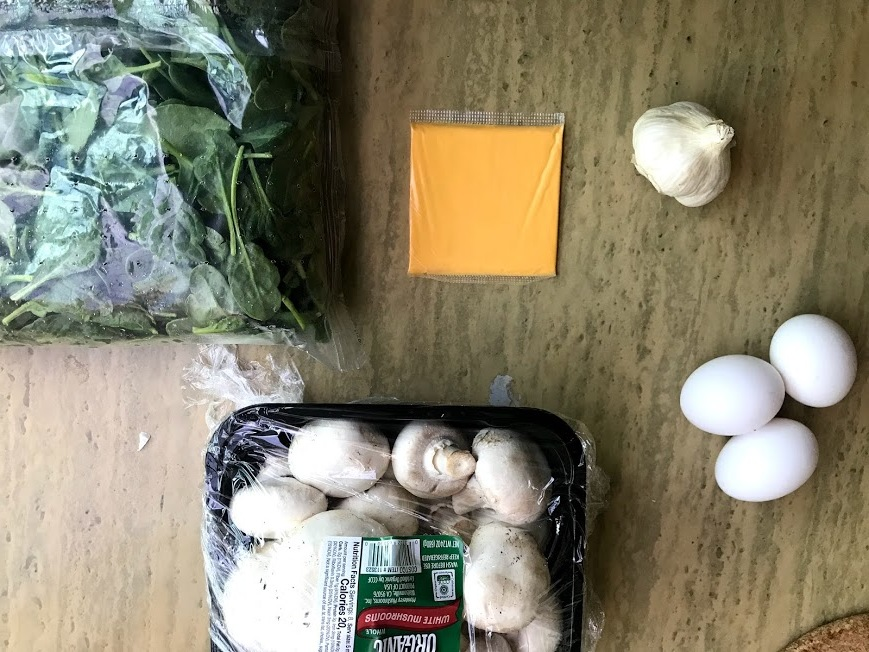
#> input picture notebooks/sample_images/example1.jpg, 869 x 652 px
$ python -i dataloader.py   (imports and definitions only)
#> lines starting #> are read from the running program, lines starting #| are printed output that depends on the picture
# This module is used to provide an easy way to return images
# in mini-batches. There are also functions to transform each
# image to make train-time augmentation easy.

import cv2

import numpy as np


# Define some data transformations
# Note: Only used cv2 here, but for other augmentations look here:
# http://www.scipy-lectures.org/advanced/image_processing/

# [13 lines left out: function apply_blur, not called in this run]


def apply_hue_add(image, min_add=0, max_add=10):
    """Returns an image with random hue add.
    image     (numpy.ndarray): Image in the form of 3d array to apply noise to.

    min_add          (int): Minimum amount of add
    max_add          (int): Maximum amount of add.
    """
#> called with min_add = 0, max_add = 10

    image = cv2.cvtColor(image, cv2.COLOR_RGB2HSV)
#> image: shape (652, 869, 3); mean H, S, V 39.6, 80.2, 141.9
    image[:, :, 0] += \
        np.uint8(np.random.random() * (max_add - min_add)) + min_add
#> image: shape (652, 869, 3); mean H, S, V 44.6, 80.2, 141.9

    return cv2.cvtColor(image, cv2.COLOR_HSV2RGB)
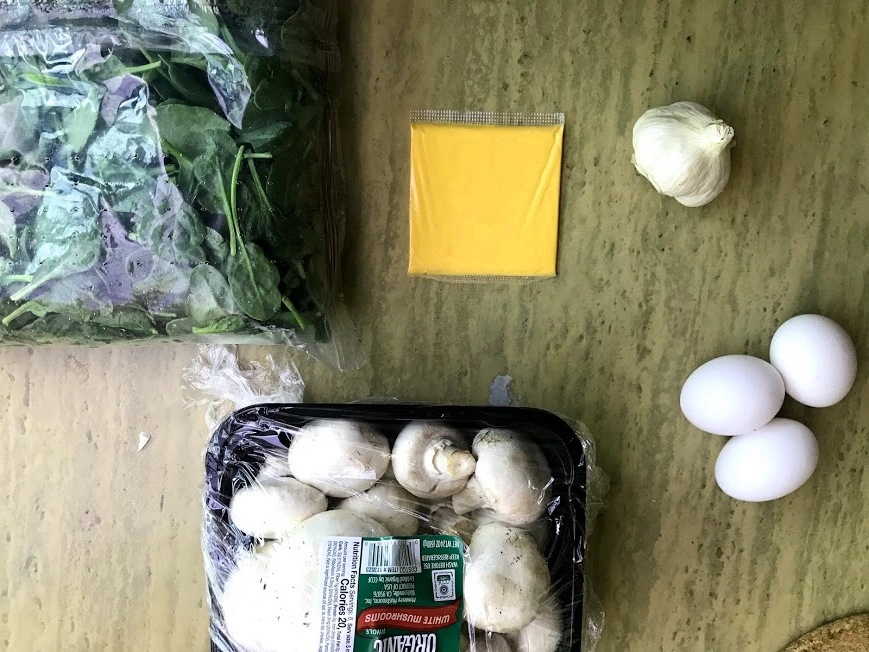
#> returned value: shape (652, 869, 3); mean R, G, B 135.3, 134.4, 109.4


def apply_saturation(image, min_scale=0.8, max_scale=1.2):
    """Returns an image with random hue scale.
    image     (numpy.ndarray): Image in the form of 3d array to apply noise to.

    min_scale          (int): Minimum scale amount
    max_scale          (int): Maximum scale amount.
    """
#> called with min_scale = 0.8, max_scale = 1.2
    image = cv2.cvtColor(image, cv2.COLOR_RGB2HSV)
#> image: shape (652, 869, 3); mean H, S, V 43.5, 81.5, 141.9

    scale = np.random.random() * (max_scale - min_scale) + min_scale
    new_saturation = image[:, :, 1] * scale
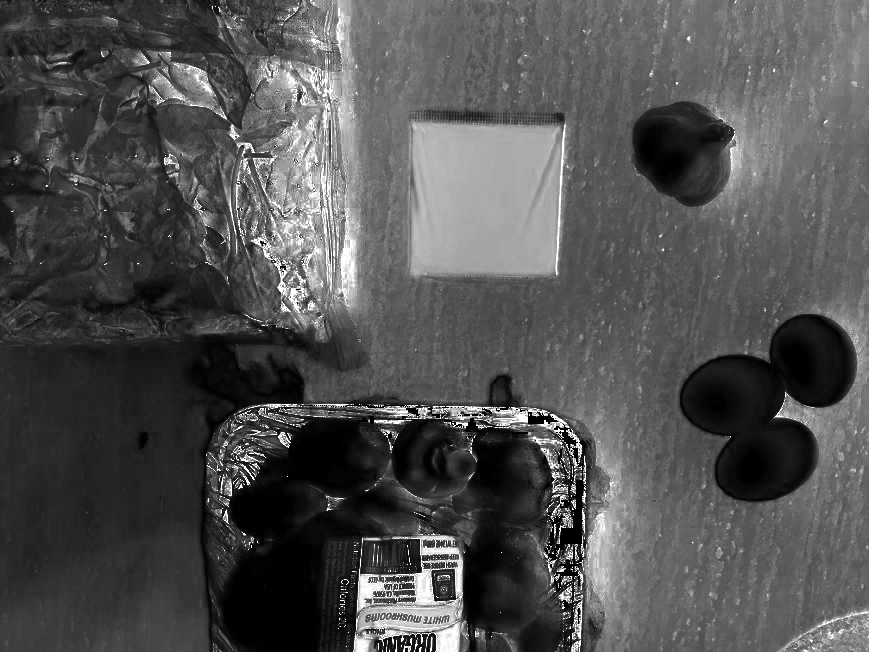
#> new_saturation: shape (652, 869) float64; min 0, max 276.9, mean 88.6; drawn with min black and max white
    image[:, :, 1] = np.clip(new_saturation, 0, 255).astype('uint8')
#> image: shape (652, 869, 3); mean H, S, V 43.5, 87.8, 141.9

    return cv2.cvtColor(image, cv2.COLOR_HSV2RGB)


def apply_brightness(image, min_add=0, max_add=120):
    """Returns an image with random brightness add.
    image     (numpy.ndarray): Image in the form of 3d array to apply noise to.

    min_add          (int): Minimum amount of add
    max_add          (int): Maximum amount of add.
    """
#> called with min_add = 0, max_add = 100

    image = cv2.cvtColor(image, cv2.COLOR_RGB2HSV)
#> image: shape (652, 869, 3); mean H, S, V 43.5, 89.3, 141.9
    new_value = \
        image[:, :, 2] + np.random.random() * (max_add - min_add) + min_add
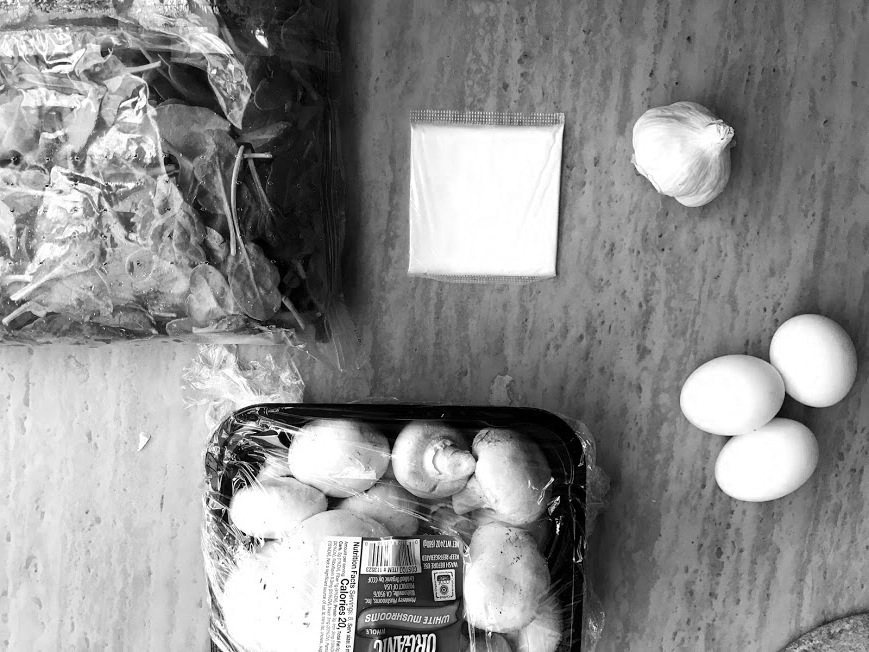
#> new_value: shape (652, 869) float64; min 60.28, max 315.3, mean 202.2; drawn with min black and max white

    image[:, :, 2] = np.clip(new_value, 0, 255).astype('uint8')
#> image: shape (652, 869, 3); mean H, S, V 43.5, 89.3, 192.2

    return cv2.cvtColor(image, cv2.COLOR_HSV2RGB)
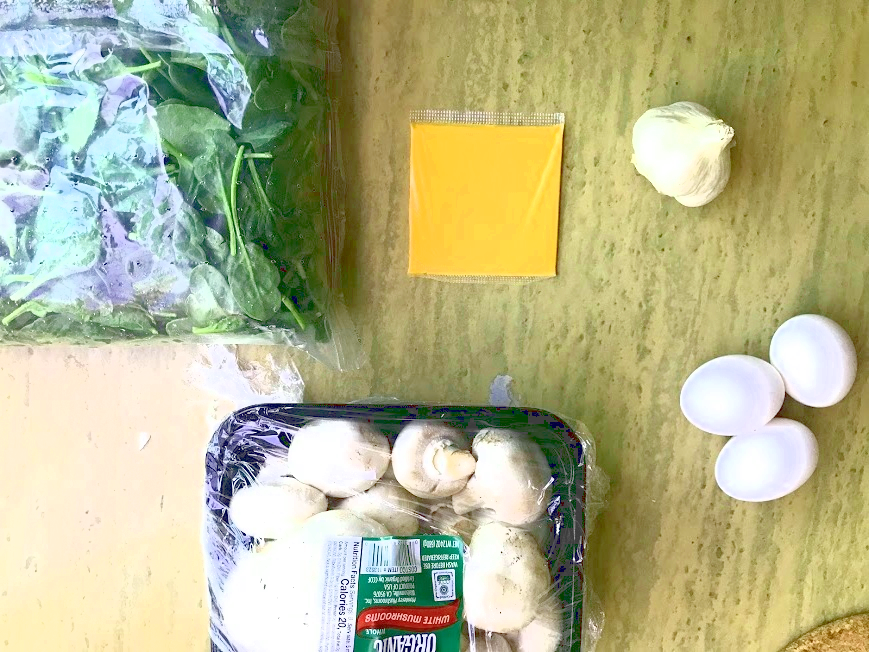
#> returned value: shape (652, 869, 3); mean R, G, B 180.2, 180.6, 140.1


# [139 lines left out: functions apply_sp_noise, apply_gauss_noise, apply_random_rotate, apply_random_translate, apply_random_crop_resize, apply_shear, not called in this run]


def apply_color_jitter(image, hue_range=[0, 10],
                       saturation_range=[0.8, 1.2],
                       brightness_range=[0, 100]):
    """ Returns an image with random color jitter.
    image              (numpy.ndarray): Image in the form of 3d array to be
    transformed.

    hue_range             ([int, int]): Range [min, max] to add to hue.
    saturation_range  ([float, float]): Range [min, max] to scale saturation.
    brightness_range      ([int, int]): Range [min, max] to add to brightness.
    """
    image = apply_hue_add(image, *hue_range)
    image = apply_saturation(image, *saturation_range)
    image = apply_brightness(image, *brightness_range)

    return image


# [19 lines left out: function apply_affine, not called in this run]


class DataLoader():
    # [74 lines left out: functions __init__, get_data, not called in this run]

>>> import cv2
>>> picture = cv2.cvtColor(cv2.imread('../notebooks/sample_images/example1.jpg'), cv2.COLOR_BGR2RGB)
>>> result = apply_color_jitter(picture)

$ run again, on notebooks/sample_images/example3.jpg
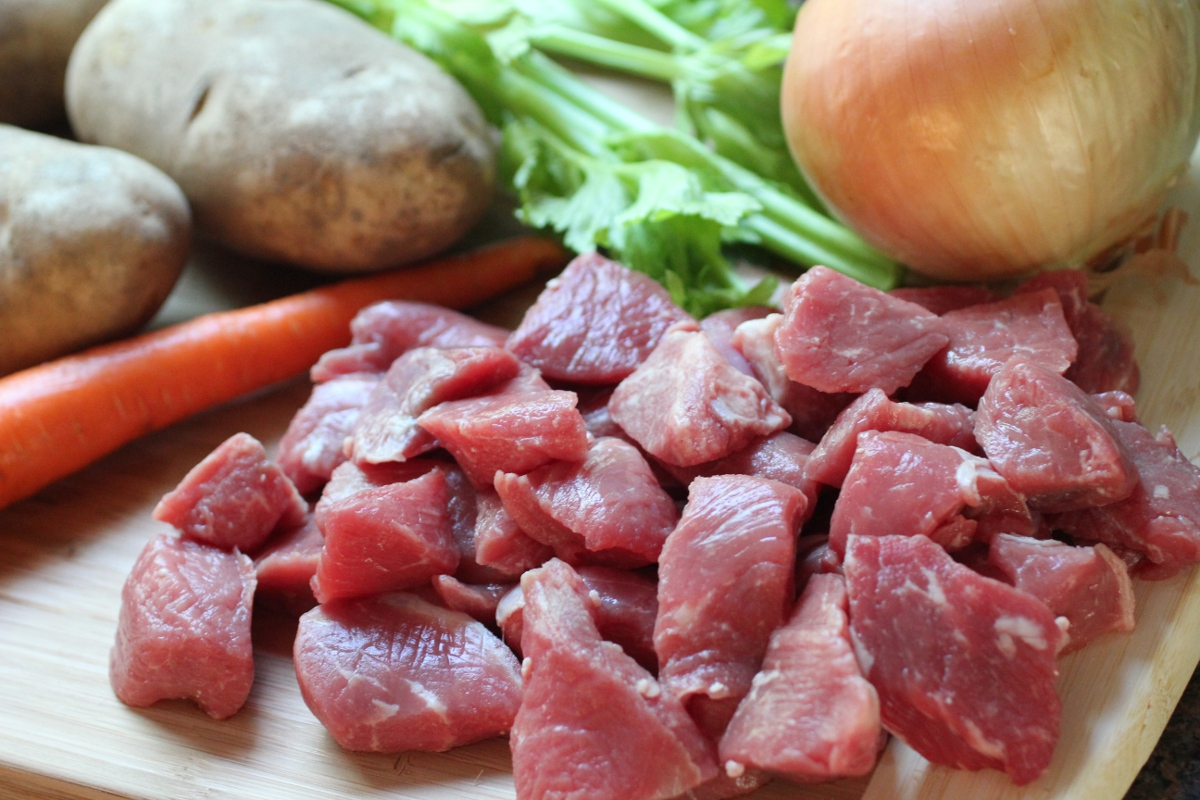
#> input picture notebooks/sample_images/example3.jpg, 1200 x 800 px
#> in apply_brightness, `new_value = \ image[:, :, 2] + np.random.random() * (max_add - min_add..`:
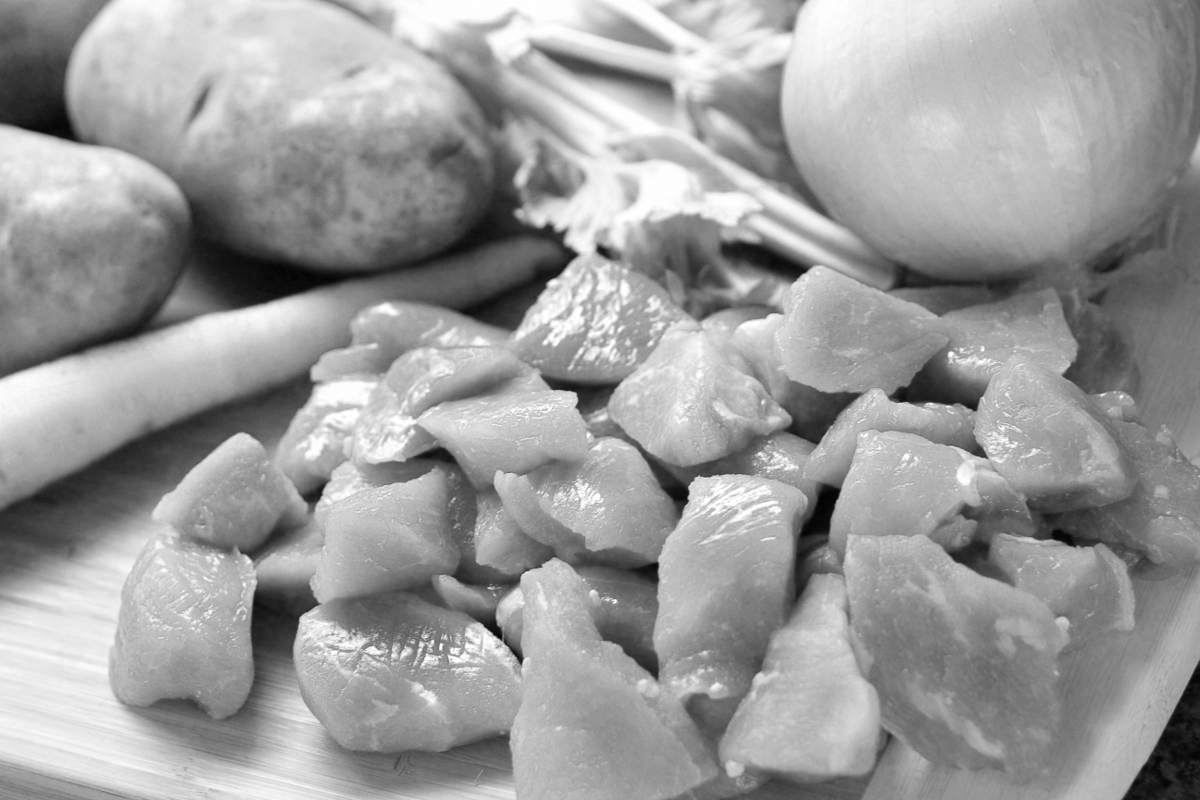
#> new_value: shape (800, 1200) float64; min 69.28, max 315.3, mean 220.3; drawn with min black and max white
#> in apply_brightness, `return cv2.cvtColor(image, cv2.COLOR_HSV2RGB)`:
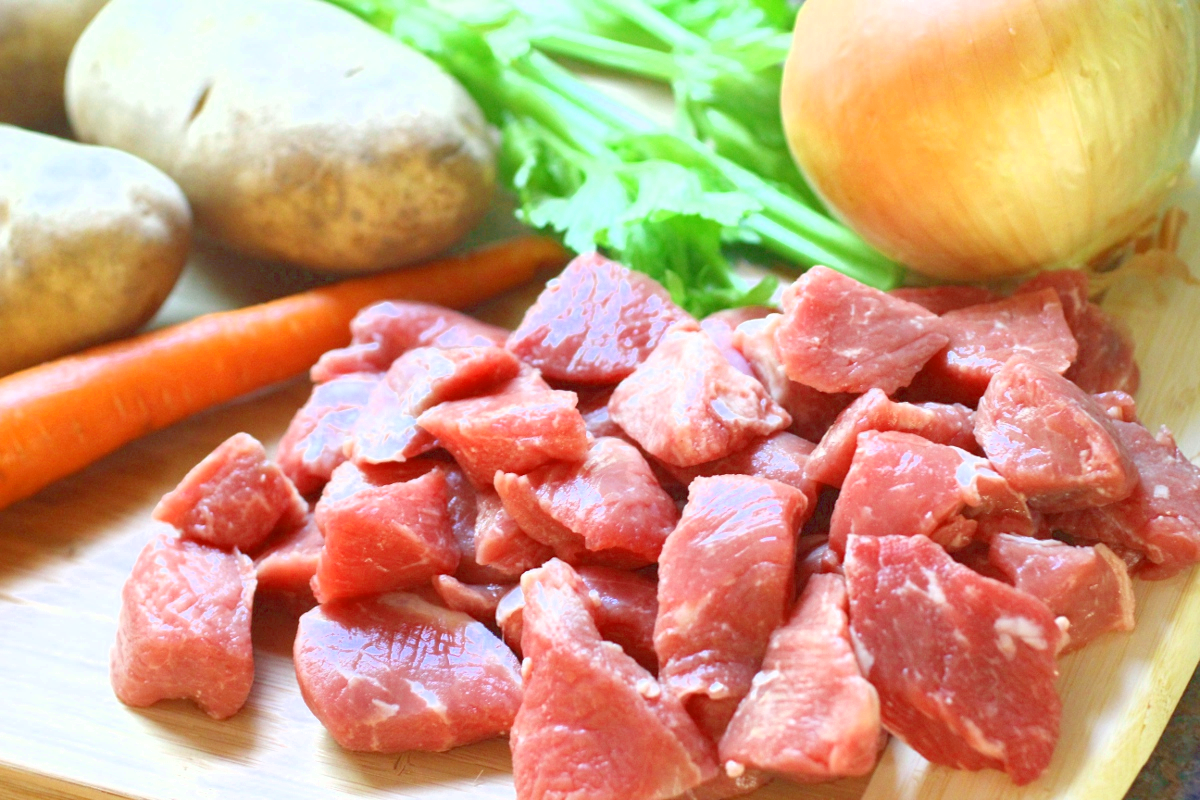
#> returned value: shape (800, 1200, 3); mean R, G, B 203.5, 156.8, 124.7
